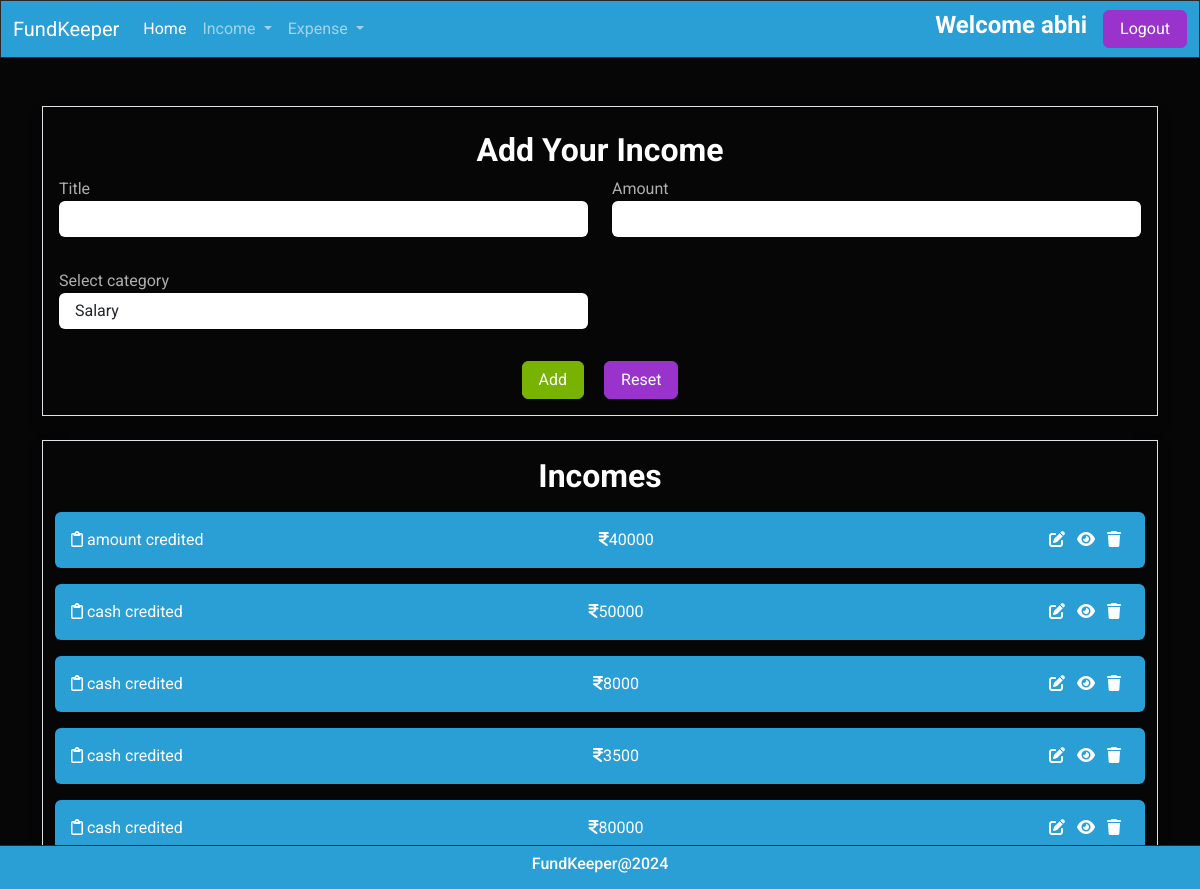
/income/add/ (signed in), run on the app's committed database.
### budget/models.py (models this page shows, shortened)
class Income(models.Model):
    title=models.CharField(max_length=200)
    amount=models.PositiveIntegerField()
    income_categories = (
        ("Salary", "Salary"),
        ("Business", "Business"),
        ("Investment", "Investment"),
        ("Rental", "Rental"),
        ("Interest", "Interest"),
        ("Dividend", "Dividend"),
        ("Royalty", "Royalty"),
        ("Capital", "Capital"),
        ("Pension", "Pension"),
        ("SocialSecurity", "SocialSecurity")
    )
    category=models.CharField(max_length=200,choices=income_categories,default="Salary")
    user_object=models.ForeignKey(User,on_delete=models.CASCADE)
    created_date=models.DateTimeField(auto_now_add=True)

### budget/views.py (the view, shortened to what this page needs)
# urls.py: path('income/add/',views.IncomeCreateView.as_view(),name="income-add"),
@method_decorator(signin_required,name="dispatch")
class IncomeCreateView(View):
    def get(self,request,*args,**kwargs):
        form_instance=IncomeForm()
        qs=Income.objects.filter(user_object=request.user).order_by("-created_date")
        return render(request,"income_add.html",{"form":form_instance,"data":qs})

### budget/forms.py
class IncomeForm(forms.ModelForm):
    class Meta:
        model=Income
        exclude=("id","created_date","user_object")
        widgets={
            "title":forms.TextInput(attrs={"class":"form-control mb-3"}),
            "amount":forms.NumberInput(attrs={"class":"form-control mb-3"}),
            "category":forms.Select(attrs={"class":"form-control mb-3"}),
        }

### budget/templates/income_add.html (shortened to what this page needs)
{%extends 'base.html'%}
{%block main_block%}
<div class="container mt-5">
    <div class="container-fluid border p-3 shadow mb-4"
    data-aos="zoom-out-up"
    data-aos-easing="ease-out-cubic"
    data-aos-duration="2000">
        <h4 class="text-center fw-bold my-2">Add Your Income</h4>
        <form action="" method="post">
            <div class="mb-3">
               <div class="row">
                <div class="col-6">
                    <label for="">Title</label>
                    {{form.title}}
                </div>
                <div class="col-6">
                    <label for="">Amount</label>
                    {{form.amount}}
                </div>
               </div>
            </div>
            <div class="mb-3">
                <div class="row">
                 <div class="col-6">
                     <label for="">Select category</label>
                     {{form.category}}
                 </div>
                </div>
             </div>
             <div class="d-flex justify-content-center">
               <div>
                <button type="submit" class="btn btn-success me-3">Add</button>
                <button type="reset" class="btn btn-info">Reset</button>
               </div>
             </div>
        </form>
    </div>
    <div class="container-fluid border shadow mb-3">
        <h4 class="text-center fw-bold my-3">Incomes</h4>
        {%for i in data%}
        <div class="alert alert-primary d-flex justify-content-between" role="alert" data-aos="fade-down"
        data-aos-easing="linear"
        data-aos-duration="1000">
           <div> <i class="fa-regular fa-clipboard"></i> {{i.title}}</div>
         <div>   <i class="fa-solid fa-indian-rupee-sign"></i>{{i.amount}}</div>
            <div>
                <a href="{%url 'income-edit' i.id%}" class="me-2"><i class="fa-solid fa-pen-to-square"> </i></a>
                <a href="{%url 'income-detail' i.id%}" class="me-2"><i class="fa-solid fa-eye"></i></a>
                <a href="{%url 'income-delete' i.id%}" class="me-2"><i class="fa-solid fa-trash"></i></a>
            </div>
          </div>
        {%endfor%}
    </div>
</div>
{%endblock%}

### budget/templates/base.html (shortened to what this page needs)
<!DOCTYPE html>
{%load static%}
<html lang="en">
<head>
    <link rel="stylesheet" href="{%static 'css/bootstrap.min.css'%}">
    <link rel="stylesheet" href="https://cdnjs.cloudflare.com/ajax/libs/font-awesome/6.5.2/css/all.min.css" />
    <link href="https://unpkg.com/aos@2.3.1/dist/aos.css" rel="stylesheet">
</head>
<body>
    <nav class="navbar navbar-expand-lg bg-primary" data-bs-theme="dark">
        <div class="container-fluid">
          <a class="navbar-brand" href="#">FundKeeper</a>
          <div class="collapse navbar-collapse" id="navbarSupportedContent">
            <ul class="navbar-nav me-auto mb-2 mb-lg-0">
              <li class="nav-item">
                <a class="nav-link active" aria-current="page" href="{%url 'dashboard'%}">Home</a>
              </li>
              <li class="nav-item dropdown">
                <a class="nav-link dropdown-toggle" href="#" role="button" data-bs-toggle="dropdown" aria-expanded="false">
                  Income
                </a>
              </li>
              <li class="nav-item dropdown">
                <a class="nav-link dropdown-toggle" href="#" role="button" data-bs-toggle="dropdown" aria-expanded="false">
                  Expense
                </a>
              </li>
            </ul>
            <h5 class="fw-bold me-3">Welcome {{request.user}}</h5>
            <a href="{%url 'signout'%}" class="btn btn-info">Logout</a>
          </div>
        </div>
      </nav>
    {%block main_block%}
    {%endblock%}
    <nav class="navbar fixed-bottom bg-primary" data-bs-theme="dark">
      <div class="container-fluid d-flex justify-content-center align-items-center">
        <h6>FundKeeper@2024</h6>
      </div>
    </nav>
</body>
</html>

### data on the page
Income: title "amount credited", amount "40000"
Income: title "cash credited", amount "50000"
Income: title "cash credited", amount "8000"
Income: title "cash credited", amount "3500"
Income: title "cash credited", amount "80000"

### other printed values
{{ request.user }} "abhi"
